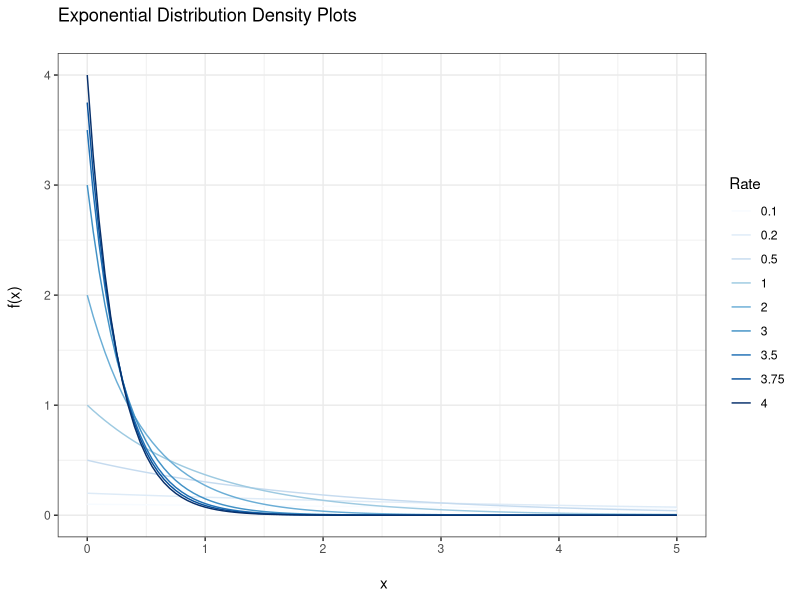
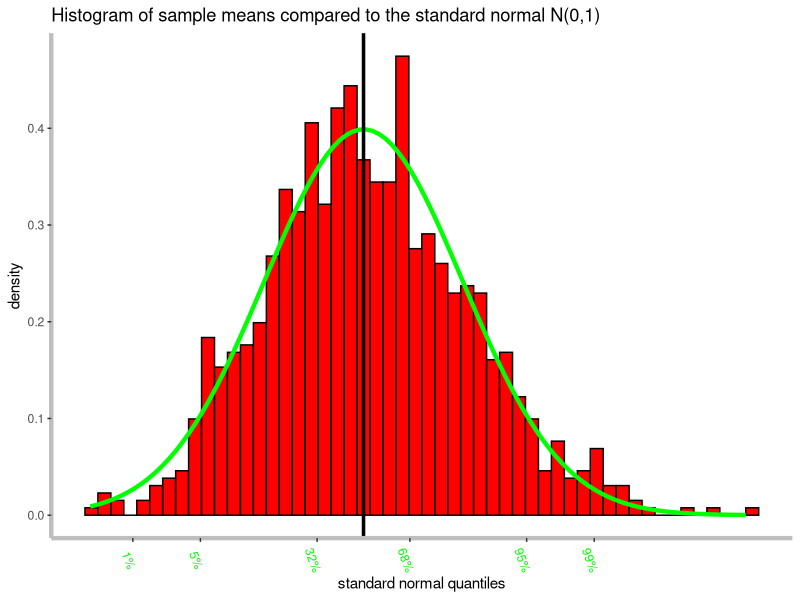

Here is the R script that generated these plots, in order:
## ---- chunk 1
# Set the global options to remove hashes from the outputs
knitr::opts_chunk$set(comment = '')
options(scipen = 999)
## ---- chunk 2
library(ggplot2)
library(RColorBrewer)
x_lower <- 0
x_upper <- 5
max_height2 <- max(
  dexp(x_lower:x_upper, rate = 0.1,log = FALSE),
  dexp(x_lower:x_upper, rate = 0.2,log = FALSE),
  dexp(x_lower:x_upper, rate = 0.5,log = FALSE),
  dexp(x_lower:x_upper,rate = 1,log = FALSE),
  dexp(x_lower:x_upper,rate = 2,log = FALSE),
  dexp(x_lower:x_upper,rate = 3,log = FALSE),
  dexp(x_lower:x_upper,rate = 3.5,log = FALSE),
  dexp(x_lower:x_upper,rate = 3.75,log = FALSE),
  dexp(x_lower:x_upper, rate = 4, log = FALSE)
  )
ggplot(data.frame(x = c(x_lower, x_upper)), aes(x = x)) + xlim(x_lower, x_upper) + 
     ylim(0, max_height2) +
  stat_function(fun = dexp, args = list(rate = 0.1), aes(colour = "0.1"))   +
  stat_function(fun = dexp, args = list(rate = 0.2), aes(colour = "0.2"))   +
  stat_function(fun = dexp, args = list(rate = 0.5), aes(colour = "0.5"))   + 
  stat_function(fun = dexp, args = list(rate = 1), aes(colour = "1"))       + 
  stat_function(fun = dexp, args = list(rate = 2), aes(colour = "2"))       + 
  stat_function(fun = dexp, args = list(rate = 3), aes(colour = "3"))       + 
  stat_function(fun = dexp, args = list(rate = 3.5),aes(colour = "3.5"))    +
  stat_function(fun = dexp, args = list(rate = 3.75), aes(colour = "3.75")) +
  stat_function(fun = dexp, args = list(rate = 4), aes(colour = "4"))       +
  scale_color_manual("Rate", values =brewer.pal(9,"Blues"))  +
  labs(x = "\n x", y = "f(x) \n", 
        title = "Exponential Distribution Density Plots \n") + 
  theme(plot.title = element_text(hjust = 0.5),
        legend.title = element_text(face="bold", size = 10),
        legend.position = "right") + 
  theme_bw()
## ---- chunk 3
#insert lambda and number of observations
lambda <- 0.2
n <- 40
# indexes of samples, number of simulations
nosim <- 1:1000
# generate 1000 samples of 40 observations
samples <- matrix(rexp(n*1000,lambda),1000,40)
# create the data frame to gather samples' means
means <- data.frame(x = nosim,y = apply(samples,1,mean))
## ---- chunk 4
mean(means[,2])
## ---- chunk 5
v <- sum(apply(samples,1,function(x){sum(x-mean(means[,2]))^2/(n-1)}))/1000
sqrt(v)
## ---- chunk 6
g <- ggplot(data = data.frame(x = (means[,2] - 5)/(5/sqrt(40))),aes(x = x))
g <- g + geom_histogram(aes(y = after_stat(density)),colour = "black",fill = "red",
                        binwidth = diff(range(means[,2]))/40)
g <- g + stat_function(fun = dnorm,args = list(mean = 0,sd = 1),color = "green",linewidth = 1.5)
g <- g + geom_vline(xintercept = 0,linewidth = 1.2) + 
  theme(axis.line = element_line(colour = "grey", 
                      linewidth = 1.5, linetype = "solid"),panel.grid = element_blank(),
        panel.background = element_rect(fill = "white"),
        axis.text.x = element_text(color = "green",angle = -70)) + 
  labs(title = paste("Histogram of sample means compared to the standard normal N(0,1)")) 
g <- g + xlab("standard normal quantiles") + scale_x_continuous(
  breaks=c(qnorm(.01),qnorm(.05),
           qnorm(.32),qnorm(.68),
           qnorm(.95),qnorm(.99)),
        label=c("1%","5%","32%","68%","95%","99%"))
g
